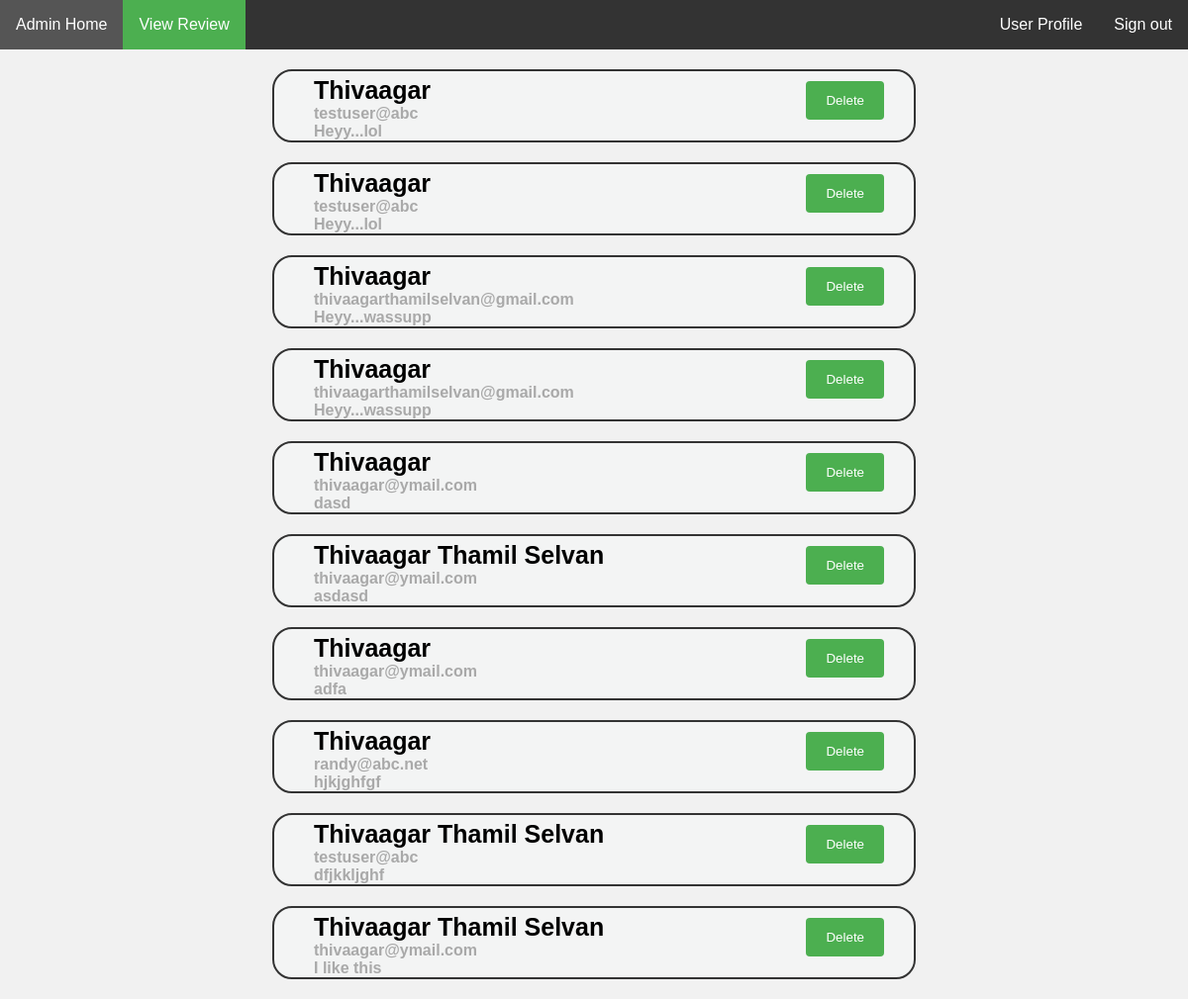
/review.php, run on the app's committed database.
### tables this page shows
CREATE TABLE `review` (
  `id` int(11) NOT NULL,
  `name` varchar(100) NOT NULL,
  `email` varchar(50) NOT NULL,
  `subject` varchar(500) NOT NULL
);

### review.php (the view, shortened to what this page needs)
<html>
<head>
	<link rel="stylesheet" type="text/css" href="css/reset.css?v=2" />
	<link rel="stylesheet" type="text/css" href="css/style.css?v=2" />
</head>
<body>
		<div class="topbar">
			<a onclick="admin()">Admin Home</a>
			<a class="active" onclick="review()">View Review</a>
			<div class="topnav-right">
				<form method="POST">
					<a onclick="userDelete()">User Profile</a>
					<a onclick="logout()">Sign out</a>
				</form>
			</div>
		</div>
<?php
include "connect.php";
$result = "SELECT id, name, email, subject FROM review";
$select = $conn->query($result);
if($select) {
    while ($row = mysqli_fetch_array($select)) {
        echo '<form method = "POST">
                 <div style="height:auto;" class="event">'
                        . $row['name'] . '<br>
					  <input type="submit" class="eventButton" style="left: -20px; top: -4px;; float: right;" value="Delete" onclick="form.action=\'deleteReview.php\';">
					  <span style = "font-size: 16px; font-weight: none; color: darkgray;">' . $row['email'] .'</span><br>
                      <span style = "font-size: 16px; font-weight: none; color: darkgray;">' . $row['subject'] .'</span><br>
                      <input type="hidden" name="id" value = "' . $row['id'] . '">
				</div>
            </form>';
    }
}
else{
    echo "<script type='text/javascript'>alert('Sorry, something went wrong while reading data!');</script>";
}
?>
</body>
</html>

### css/style.css (style rules this page uses)
* { box-sizing: border-box; }
html { scroll-behavior: smooth; }
body { background-color:#F1F1F1; font-family: Arial, Helvetica, sans-serif; }
* { -webkit-box-sizing: border-box; -moz-box-sizing: border-box; box-sizing: border-box; }
.topbar { width: 100%; background-color: #333; height: auto; overflow: hidden; position: sticky; position: -webkit-sticky; top: 0; z-index:1; }
.topbar a { display: block; color: white; padding: 16px; text-decoration: none; float:left; cursor: pointer; }
.topbar a.active { background-color: #4CAF50; color: white; }
.topnav-right { float: right; }
.event { background: rgba(246, 252, 252, 0.25); border-radius: 20px; width: 650px; height: 65px; margin: 20px auto; padding-left: 40px; padding-top: 5px; border: 2px solid #333; font-size: 25px; font-weight: bold; }
.eventButton { margin: 10px; margin-top:-20px; position: relative; left: 340px; top: -23px; cursor: pointer; }
input[type=submit], input[type=reset], input[type=back], input[type=pswdChng] { background-color: #4CAF50; color: white; padding: 12px 20px; border: none; border-radius: 4px; cursor: pointer; }

### data on the page
review: name "Thivaagar", email "testuser@abc", subject "Heyy...lol"
review: name "Thivaagar", email "testuser@abc", subject "Heyy...lol"
review: name "Thivaagar", email "thivaagarthamilselvan@gmail.com", subject "Heyy...wassupp"
review: name "Thivaagar", email "thivaagarthamilselvan@gmail.com", subject "Heyy...wassupp"
review: name "Thivaagar", email "thivaagar@ymail.com", subject "dasd"
review: name "Thivaagar Thamil Selvan", email "thivaagar@ymail.com", subject "asdasd"
review: name "Thivaagar", email "thivaagar@ymail.com", subject "adfa"
review: name "Thivaagar", email "randy@abc.net", subject "hjkjghfgf"
review: name "Thivaagar Thamil Selvan", email "testuser@abc", subject "dfjkkljghf"
review: name "Thivaagar Thamil Selvan", email "thivaagar@ymail.com", subject "I like this"
